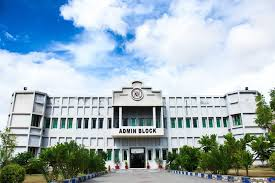
#> input picture assets/bg.jpg, 275 x 183 px
$ python -i dip_operations.py   (imports and definitions only)   (older library calls are emulated)
#> lines starting #> are read from the running program, lines starting #| are printed output that depends on the picture
"""
================================================================================
  DIP Operations Module  (Digital Image Processing)
================================================================================
  Classical image-processing operations used by the "DIP Lab" page and by the
  optional preprocessing step before face recognition.

  All functions take and return RGB uint8 images of shape (H, W, 3) unless
  stated otherwise. No TensorFlow is needed here, so this file can be tested
  and demonstrated on its own.

  Contents
    1. Histogram tools      : histogram, manual histogram equalization, CLAHE
    2. Intensity transforms : gamma (power-law), contrast stretching, brightness
    3. Spatial filtering    : denoising (box / gaussian / median / bilateral),
                              sharpening (unsharp mask / Laplacian),
                              custom convolution kernels
    4. Edge detection       : Sobel, Laplacian, Canny
    5. Degradation models   : Gaussian noise, salt & pepper noise, darkening,
                              blur (used to test the other operations)
    6. Quality metrics      : MSE, PSNR, brightness, contrast, entropy
    7. Pipeline helper      : apply several operations in order
================================================================================
"""

import cv2
import numpy as np

# ─────────────────────────────────────────────────────────────────────────────
# HELPERS
# ─────────────────────────────────────────────────────────────────────────────


def to_gray(img_rgb):
    """RGB uint8 (H, W, 3) -> grayscale uint8 (H, W)."""
    return cv2.cvtColor(img_rgb, cv2.COLOR_RGB2GRAY)
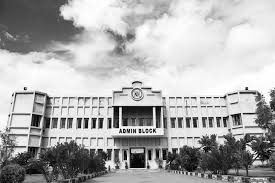
#> returned value: shape (183, 275); min 0, max 255, mean 173.7


def _odd(k):
    """Force a kernel size to be an odd integer >= 1."""
    k = int(k)
    if k < 1:
        k = 1
    return k if k % 2 == 1 else k + 1


# [8 lines left out: function _luminance_apply, not called in this run]


# ─────────────────────────────────────────────────────────────────────────────
# 1. HISTOGRAM TOOLS
# ─────────────────────────────────────────────────────────────────────────────


def compute_histogram(gray):
    """256-bin histogram of a grayscale uint8 image (manual, via bincount)."""
    return np.bincount(gray.ravel(), minlength=256)


# [21 lines left out: function equalize_channel_manual, not called in this run]


def histogram_equalization(img_rgb):
    """Global histogram equalization on the luminance channel."""
    return _luminance_apply(img_rgb, equalize_channel_manual)


# [48 lines left out: functions clahe, gamma_correction, contrast_stretch, adjust_brightness_contrast, not called in this run]


# ─────────────────────────────────────────────────────────────────────────────
# 3. SPATIAL FILTERING
# ─────────────────────────────────────────────────────────────────────────────

DENOISE_METHODS = ["Gaussian", "Median", "Bilateral", "Box (mean)"]


# [38 lines left out: functions denoise, sharpen_unsharp, sharpen_laplacian, not called in this run]


# Preset convolution kernels (for the "kernel visualization" part of the lab)
KERNEL_PRESETS = {
    "Identity": np.array([[0, 0, 0], [0, 1, 0], [0, 0, 0]], dtype=np.float32),
    "Box blur 3x3": np.ones((3, 3), dtype=np.float32) / 9.0,
    "Gaussian blur 3x3": np.array([[1, 2, 1], [2, 4, 2], [1, 2, 1]], dtype=np.float32) / 16.0,
    "Sharpen": np.array([[0, -1, 0], [-1, 5, -1], [0, -1, 0]], dtype=np.float32),
    "Edge (Laplacian)": np.array([[0, 1, 0], [1, -4, 1], [0, 1, 0]], dtype=np.float32),
    "Sobel X": np.array([[-1, 0, 1], [-2, 0, 2], [-1, 0, 1]], dtype=np.float32),
    "Sobel Y": np.array([[-1, -2, -1], [0, 0, 0], [1, 2, 1]], dtype=np.float32),
    "Emboss": np.array([[-2, -1, 0], [-1, 1, 1], [0, 1, 2]], dtype=np.float32),
}


# [5 lines left out: function apply_kernel, not called in this run]


# ─────────────────────────────────────────────────────────────────────────────
# 4. EDGE DETECTION
# ─────────────────────────────────────────────────────────────────────────────

EDGE_METHODS = ["Canny", "Sobel", "Laplacian"]


def edge_detect(img_rgb, method="Canny", threshold1=80, threshold2=160, ksize=3):
    """
    Edge detection. Returns an RGB image (white edges on black) so that it can
    be shown next to the colour images.

        Canny     : uses two hysteresis thresholds
        Sobel     : gradient magnitude, thresholds ignored
        Laplacian : second derivative magnitude
    """
    gray = to_gray(img_rgb)
    k = _odd(ksize)
    if method == "Canny":
        edges = cv2.Canny(gray, int(threshold1), int(threshold2))
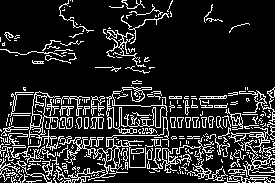
#> edges: shape (183, 275); 15.9% white in thin lines or dots
    elif method == "Sobel":
        gx = cv2.Sobel(gray, cv2.CV_32F, 1, 0, ksize=k)
        gy = cv2.Sobel(gray, cv2.CV_32F, 0, 1, ksize=k)
        mag = cv2.magnitude(gx, gy)
        edges = cv2.normalize(mag, None, 0, 255, cv2.NORM_MINMAX).astype(np.uint8)
    elif method == "Laplacian":
        lap = np.abs(cv2.Laplacian(gray, cv2.CV_32F, ksize=k))
        edges = cv2.normalize(lap, None, 0, 255, cv2.NORM_MINMAX).astype(np.uint8)
    else:
        raise ValueError(f"Unknown edge method: {method}")
    return cv2.cvtColor(edges, cv2.COLOR_GRAY2RGB)
#> returned value: shape (183, 275, 3); 15.9% white in thin lines or dots


# ─────────────────────────────────────────────────────────────────────────────
# 5. DEGRADATION MODELS (to simulate bad classroom conditions)
# ─────────────────────────────────────────────────────────────────────────────


# [15 lines left out: functions add_gaussian_noise, add_salt_pepper_noise, not called in this run]


def darken(img_rgb, factor=0.4):
    """Simulate poor lighting: multiply intensities by `factor` (0..1)."""
    return np.clip(img_rgb.astype(np.float32) * float(factor), 0, 255).astype(np.uint8)


def blur(img_rgb, sigma=2.0):
    """Simulate an out-of-focus camera with Gaussian blur."""
    return cv2.GaussianBlur(img_rgb, (0, 0), max(float(sigma), 0.1))


# ─────────────────────────────────────────────────────────────────────────────
# 6. QUALITY METRICS
# ─────────────────────────────────────────────────────────────────────────────


# [77 lines left out: functions mse, psnr, image_stats, apply_step, apply_pipeline, not called in this run]

>>> import cv2
>>> picture = cv2.cvtColor(cv2.imread('assets/bg.jpg'), cv2.COLOR_BGR2RGB)
>>> result = edge_detect(picture)
